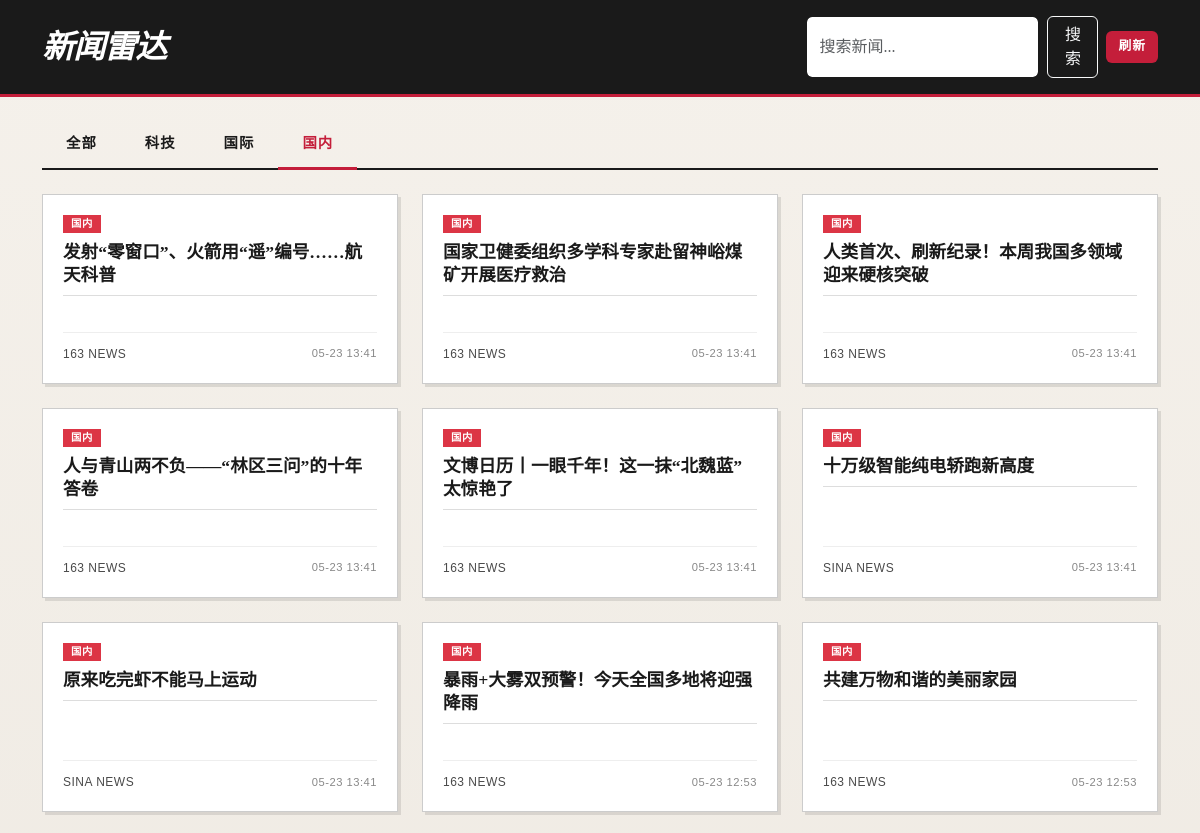
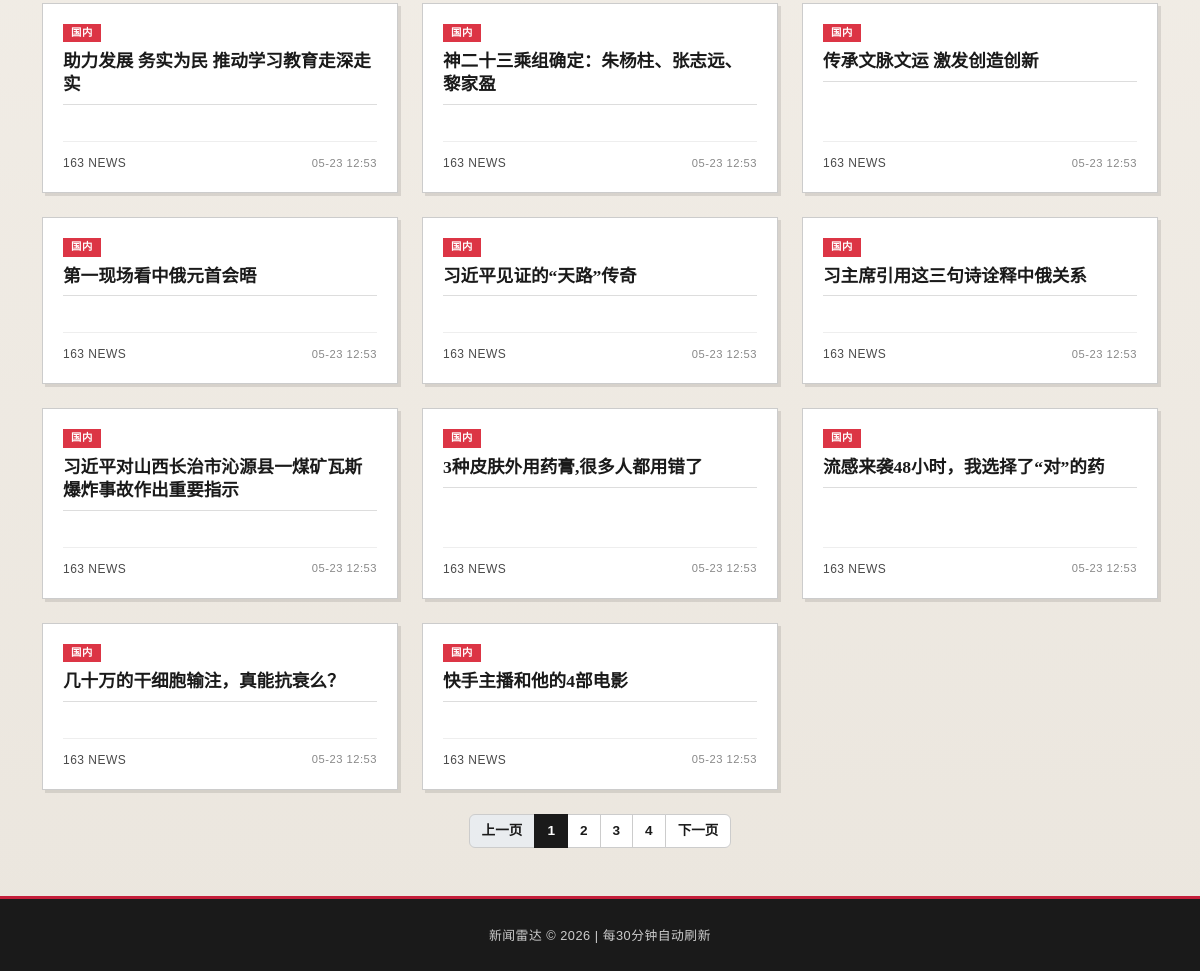
The page /?category=china on the database its author committed (2 pictures, top to bottom).
### models.py (models this page shows)
class NewsArticle(db.Model):
    __tablename__ = "news_articles"
    id = db.Column(db.Integer, primary_key=True)
    title = db.Column(db.String(300), nullable=False)
    url = db.Column(db.String(500), unique=True, nullable=False)
    summary = db.Column(db.Text, default="")
    source_id = db.Column(db.Integer, db.ForeignKey("news_sources.id"), nullable=False)
    category = db.Column(db.String(50), nullable=False)
    published_at = db.Column(db.DateTime, default=datetime.utcnow)
    created_at = db.Column(db.DateTime, default=datetime.utcnow)

class NewsSource(db.Model):
    __tablename__ = "news_sources"
    id = db.Column(db.Integer, primary_key=True)
    name = db.Column(db.String(100), nullable=False)
    url = db.Column(db.String(500), nullable=False)
    source_type = db.Column(db.String(20), nullable=False)
    category = db.Column(db.String(50), nullable=False)
    enabled = db.Column(db.Boolean, default=True)
    articles = db.relationship("NewsArticle", backref="source", lazy="dynamic")

### app.py (the view)
@app.route("/")
def index():
    category = request.args.get("category", "all")
    page = request.args.get("page", 1, type=int)
    query = NewsArticle.query.order_by(NewsArticle.published_at.desc())
    if category != "all":
        query = query.filter_by(category=category)
    pagination = query.paginate(page=page, per_page=20, error_out=False)
    return render_template(
        "index.html",
        articles=pagination.items,
        pagination=pagination,
        current_category=category,
    )

### templates/index.html (shortened to what this page needs)
{% extends "base.html" %}
{% block content %}
<ul class="nav nav-tabs mb-4">
    <li class="nav-item">
        <a class="nav-link {{ 'active' if current_category == 'all' }}"
           href="{{ url_for('index', category='all') }}">全部</a>
    </li>
    <li class="nav-item">
        <a class="nav-link {{ 'active' if current_category == 'tech' }}"
           href="{{ url_for('index', category='tech') }}">科技</a>
    </li>
    <li class="nav-item">
        <a class="nav-link {{ 'active' if current_category == 'world' }}"
           href="{{ url_for('index', category='world') }}">国际</a>
    </li>
    <li class="nav-item">
        <a class="nav-link {{ 'active' if current_category == 'china' }}"
           href="{{ url_for('index', category='china') }}">国内</a>
    </li>
</ul>
{% if articles %}
<div class="row">
    {% for article in articles %}
    <div class="col-md-6 col-lg-4 mb-4">
        <div class="card h-100">
            <div class="card-body d-flex flex-column">
                <span class="badge bg-{{ 'primary' if article.category == 'tech' else 'success' if article.category == 'world' else 'danger' }} mb-2 align-self-start">
                    {{ '科技' if article.category == 'tech' else '国际' if article.category == 'world' else '国内' }}
                </span>
                <h6 class="card-title">
                    <a href="{{ article.url }}" target="_blank">{{ article.title }}</a>
                </h6>
                <div class="card-source mt-auto">
                    <div class="d-flex justify-content-between align-items-center">
                        <span>{{ article.source.name }}</span>
                        <span class="card-date">{{ article.published_at.strftime('%m-%d %H:%M') }}</span>
                    </div>
                </div>
            </div>
        </div>
    </div>
    {% endfor %}
</div>
{% if pagination.pages > 1 %}
<nav>
    <ul class="pagination justify-content-center">
        <li class="page-item {{ 'disabled' if not pagination.has_prev }}">
            <a class="page-link" href="{{ url_for(request.endpoint, page=pagination.prev_num, category=current_category, q=search_keyword|default('')) }}">上一页</a>
        </li>
        {% for p in pagination.iter_pages(left_edge=1, right_edge=1, left_current=2, right_current=2) %}
            {% if p %}
            <li class="page-item {{ 'active' if p == pagination.page }}">
                <a class="page-link" href="{{ url_for(request.endpoint, page=p, category=current_category, q=search_keyword|default('')) }}">{{ p }}</a>
            </li>
            {% else %}
            <li class="page-item disabled"><span class="page-link">...</span></li>
            {% endif %}
        {% endfor %}
        <li class="page-item {{ 'disabled' if not pagination.has_next }}">
            <a class="page-link" href="{{ url_for(request.endpoint, page=pagination.next_num, category=current_category, q=search_keyword|default('')) }}">下一页</a>
        </li>
    </ul>
</nav>
{% endif %}
{% else %}
<div class="empty-state">
    <h5 class="text-muted">暂无新闻</h5>
    <p class="text-muted">点击"刷新"按钮获取所有来源的新闻。</p>
</div>
{% endif %}
{% endblock %}

### static/style.css (style rules this page uses)
:root { --paper-bg: #f5f1eb; --paper-dark: #e8e2d9; --ink-black: #1a1a1a; --ink-gray: #4a4a4a; --accent-red: #c41e3a; --accent-blue: #1e3a5f; --border-dark: #333; }
body { background-color: var(--paper-bg); background-image: linear-gradient(to bottom, #f5f1eb 0%, #ebe6de 100%); font-family: 'Georgia', 'Times New Roman', 'Songti SC', serif; color: var(--ink-black); }
.nav-tabs { border-bottom: 2px solid var(--ink-black); }
.nav-tabs .nav-link { color: var(--ink-black); font-weight: bold; font-size: 0.9rem; text-transform: uppercase; letter-spacing: 1px; border: none; border-bottom: 3px solid transparent; margin-bottom: -2px; padding: 0.75rem 1.5rem; transition: all 0.2s; }
.nav-tabs .nav-link.active { color: var(--accent-red); background: transparent; border-bottom: 3px solid var(--accent-red); }
.card { background-color: #fff; border: 1px solid #ccc; border-radius: 0; box-shadow: 3px 3px 0 rgba(0,0,0,0.1); margin-bottom: 1.5rem; transition: transform 0.2s, box-shadow 0.2s; }
.card-body { padding: 1.25rem; }
.card-title { font-family: 'Georgia', 'Times New Roman', serif; font-size: 1.1rem; font-weight: bold; line-height: 1.3; margin-bottom: 0.75rem; border-bottom: 1px solid #ddd; padding-bottom: 0.5rem; }
.card-title a { color: var(--ink-black); text-decoration: none; }
.badge { font-family: Arial, sans-serif; font-size: 0.65rem; font-weight: bold; text-transform: uppercase; letter-spacing: 0.5px; border-radius: 0; padding: 0.25rem 0.5rem; }
.badge.bg-danger { background-color: var(--accent-red); color: #fff; }
.pagination .page-link { color: var(--ink-black); border: 1px solid #ccc; border-radius: 0; font-family: Arial, sans-serif; font-size: 0.85rem; font-weight: bold; }
.pagination .page-item.active .page-link { background-color: var(--ink-black); border-color: var(--ink-black); color: #fff; }
.card-source { font-family: Arial, sans-serif; font-size: 0.75rem; color: var(--ink-gray); text-transform: uppercase; letter-spacing: 0.5px; border-top: 1px solid #eee; padding-top: 0.75rem; margin-top: auto; }
.card-date { font-family: Arial, sans-serif; font-size: 0.7rem; color: #888; }

### rows shown on the page
NewsArticle: category "国内", title "发射“零窗口”、火箭用“遥”编号……航天科普", source.name "163 NEWS", published_at "05-23 13:41"
NewsArticle: category "国内", title "国家卫健委组织多学科专家赴留神峪煤矿开展医疗救治", source.name "163 NEWS", published_at "05-23 13:41"
NewsArticle: category "国内", title "人类首次、刷新纪录！本周我国多领域迎来硬核突破", source.name "163 NEWS", published_at "05-23 13:41"
NewsArticle: category "国内", title "人与青山两不负——“林区三问”的十年答卷", source.name "163 NEWS", published_at "05-23 13:41"
NewsArticle: category "国内", title "文博日历丨一眼千年！这一抹“北魏蓝”太惊艳了", source.name "163 NEWS", published_at "05-23 13:41"
NewsArticle: category "国内", title "十万级智能纯电轿跑新高度", source.name "SINA NEWS", published_at "05-23 13:41"
NewsArticle: category "国内", title "原来吃完虾不能马上运动", source.name "SINA NEWS", published_at "05-23 13:41"
NewsArticle: category "国内", title "暴雨+大雾双预警！今天全国多地将迎强降雨", source.name "163 NEWS", published_at "05-23 12:53"
NewsArticle: category "国内", title "共建万物和谐的美丽家园", source.name "163 NEWS", published_at "05-23 12:53"
NewsArticle: category "国内", title "助力发展 务实为民 推动学习教育走深走实", source.name "163 NEWS", published_at "05-23 12:53"
NewsArticle: category "国内", title "神二十三乘组确定：朱杨柱、张志远、黎家盈", source.name "163 NEWS", published_at "05-23 12:53"
NewsArticle: category "国内", title "传承文脉文运 激发创造创新", source.name "163 NEWS", published_at "05-23 12:53"
NewsArticle: category "国内", title "第一现场看中俄元首会晤", source.name "163 NEWS", published_at "05-23 12:53"
NewsArticle: category "国内", title "习近平见证的“天路”传奇", source.name "163 NEWS", published_at "05-23 12:53"
NewsArticle: category "国内", title "习主席引用这三句诗诠释中俄关系", source.name "163 NEWS", published_at "05-23 12:53"
NewsArticle: category "国内", title "习近平对山西长治市沁源县一煤矿瓦斯爆炸事故作出重要指示", source.name "163 NEWS", published_at "05-23 12:53"
NewsArticle: category "国内", title "3种皮肤外用药膏,很多人都用错了", source.name "163 NEWS", published_at "05-23 12:53"
NewsArticle: category "国内", title "流感来袭48小时，我选择了“对”的药", source.name "163 NEWS", published_at "05-23 12:53"
NewsArticle: category "国内", title "几十万的干细胞输注，真能抗衰么？", source.name "163 NEWS", published_at "05-23 12:53"
NewsArticle: category "国内", title "快手主播和他的4部电影", source.name "163 NEWS", published_at "05-23 12:53"

### other values the page prints
{{ p }} "1" "2" "3" "4"
